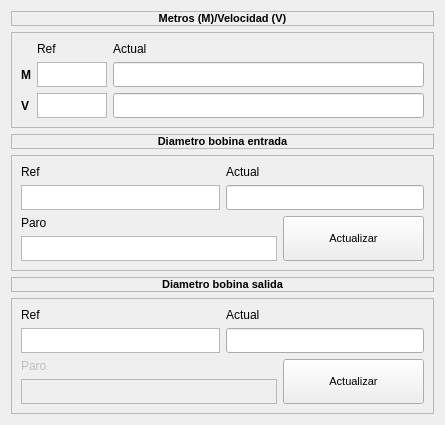
        <widget class="QWidget" name="tab">
         <attribute name="title">
          <string>Maquina</string>
         </attribute>
         <layout class="QGridLayout" name="gridLayout_10">
          <item row="0" column="0">
           <layout class="QVBoxLayout" name="verticalLayout_10">
            <item>
             <widget class="QLabel" name="label_15">
              <property name="font">
               <font>
                <pointsize>8</pointsize>
                <weight>75</weight>
                <bold>true</bold>
               </font>
              </property>
              <property name="frameShape">
               <enum>QFrame::StyledPanel</enum>
              </property>
              <property name="text">
               <string>Metros (M)/Velocidad (V)</string>
              </property>
              <property name="alignment">
               <set>Qt::AlignCenter</set>
              </property>
             </widget>
            </item>
            <item>
             <widget class="QFrame" name="frame_2">
              <property name="sizePolicy">
               <sizepolicy hsizetype="Preferred" vsizetype="Preferred">
                <horstretch>0</horstretch>
                <verstretch>0</verstretch>
               </sizepolicy>
              </property>
              <property name="frameShape">
               <enum>QFrame::StyledPanel</enum>
              </property>
              <property name="frameShadow">
               <enum>QFrame::Plain</enum>
              </property>
              <layout class="QGridLayout" name="gridLayout_18">
               <item row="0" column="0">
                <layout class="QGridLayout" name="gridLayout_4">
                 <item row="0" column="1">
                  <widget class="QLabel" name="lbl_MetrosRef">
                   <property name="sizePolicy">
                    <sizepolicy hsizetype="Expanding" vsizetype="Preferred">
                     <horstretch>1</horstretch>
                     <verstretch>0</verstretch>
                    </sizepolicy>
                   </property>
                   <property name="maximumSize">
                    <size>
                     <width>50</width>
                     <height>16777215</height>
                    </size>
                   </property>
                   <property name="font">
                    <font>
                     <pointsize>9</pointsize>
                    </font>
                   </property>
                   <property name="text">
                    <string>Ref</string>
                   </property>
                  </widget>
                 </item>
                 <item row="0" column="2">
                  <widget class="QLabel" name="lbl_MetrosAct">
                   <property name="sizePolicy">
                    <sizepolicy hsizetype="Expanding" vsizetype="Preferred">
                     <horstretch>1</horstretch>
                     <verstretch>0</verstretch>
                    </sizepolicy>
                   </property>
                   <property name="maximumSize">
                    <size>
                     <width>50</width>
                     <height>16777215</height>
                    </size>
                   </property>
                   <property name="font">
                    <font>
                     <pointsize>9</pointsize>
                    </font>
                   </property>
                   <property name="text">
                    <string>Actual</string>
                   </property>
                  </widget>
                 </item>
                 <item row="1" column="0">
                  <widget class="QLabel" name="label_11">
                   <property name="font">
                    <font>
                     <pointsize>9</pointsize>
                     <weight>75</weight>
                     <bold>true</bold>
                    </font>
                   </property>
                   <property name="frameShape">
                    <enum>QFrame::NoFrame</enum>
                   </property>
                   <property name="text">
                    <string>M</string>
                   </property>
                  </widget>
                 </item>
                 <item row="1" column="2">
                  <widget class="QLineEdit" name="m_MetrosTrabajoAct">
                   <property name="sizePolicy">
                    <sizepolicy hsizetype="Expanding" vsizetype="Preferred">
                     <horstretch>0</horstretch>
                     <verstretch>0</verstretch>
                    </sizepolicy>
                   </property>
                   <property name="minimumSize">
                    <size>
                     <width>0</width>
                     <height>25</height>
                    </size>
                   </property>
                   <property name="maximumSize">
                    <size>
                     <width>16777215</width>
                     <height>25</height>
                    </size>
                   </property>
                   <property name="font">
                    <font>
                     <pointsize>10</pointsize>
                    </font>
                   </property>
                   <property name="alignment">
                    <set>Qt::AlignCenter</set>
                   </property>
                  </widget>
                 </item>
                 <item row="2" column="0">
                  <widget class="QLabel" name="label_12">
                   <property name="font">
                    <font>
                     <pointsize>9</pointsize>
                     <weight>75</weight>
                     <bold>true</bold>
                    </font>
                   </property>
                   <property name="frameShape">
                    <enum>QFrame::NoFrame</enum>
                   </property>
                   <property name="text">
                    <string>V</string>
                   </property>
                  </widget>
                 </item>
                 <item row="2" column="2">
                  <widget class="QLineEdit" name="m_VelocidadCintaAct">
                   <property name="sizePolicy">
                    <sizepolicy hsizetype="Expanding" vsizetype="Preferred">
                     <horstretch>0</horstretch>
                     <verstretch>0</verstretch>
                    </sizepolicy>
                   </property>
                   <property name="minimumSize">
                    <size>
                     <width>0</width>
                     <height>25</height>
                    </size>
                   </property>
                   <property name="maximumSize">
                    <size>
                     <width>16777215</width>
                     <height>25</height>
                    </size>
                   </property>
                   <property name="font">
                    <font>
                     <pointsize>10</pointsize>
                    </font>
                   </property>
                   <property name="alignment">
                    <set>Qt::AlignCenter</set>
                   </property>
                  </widget>
                 </item>
                 <item row="2" column="1">
                  <widget class="QTextEdit" name="m_VelocidadCinta">
                   <property name="sizePolicy">
                    <sizepolicy hsizetype="Preferred" vsizetype="Preferred">
                     <horstretch>0</horstretch>
                     <verstretch>0</verstretch>
                    </sizepolicy>
                   </property>
                   <property name="minimumSize">
                    <size>
                     <width>0</width>
                     <height>25</height>
                    </size>
                   </property>
                   <property name="maximumSize">
                    <size>
                     <width>16777215</width>
                     <height>25</height>
                    </size>
                   </property>
                   <property name="inputMethodHints">
                    <set>Qt::ImhNone</set>
                   </property>
                   <property name="verticalScrollBarPolicy">
                    <enum>Qt::ScrollBarAlwaysOff</enum>
                   </property>
                   <property name="horizontalScrollBarPolicy">
                    <enum>Qt::ScrollBarAlwaysOff</enum>
                   </property>
                  </widget>
                 </item>
                 <item row="1" column="1">
                  <widget class="QTextEdit" name="m_MetrosTrabajo">
                   <property name="sizePolicy">
                    <sizepolicy hsizetype="Preferred" vsizetype="Preferred">
                     <horstretch>0</horstretch>
                     <verstretch>0</verstretch>
                    </sizepolicy>
                   </property>
                   <property name="minimumSize">
                    <size>
                     <width>0</width>
                     <height>25</height>
                    </size>
                   </property>
                   <property name="maximumSize">
                    <size>
                     <width>16777215</width>
                     <height>25</height>
                    </size>
                   </property>
                   <property name="verticalScrollBarPolicy">
                    <enum>Qt::ScrollBarAlwaysOff</enum>
                   </property>
                   <property name="horizontalScrollBarPolicy">
                    <enum>Qt::ScrollBarAlwaysOff</enum>
                   </property>
                  </widget>
                 </item>
                </layout>
               </item>
              </layout>
             </widget>
            </item>
           </layout>
          </item>
          <item row="1" column="0">
           <layout class="QVBoxLayout" name="verticalLayout_7">
            <item>
             <widget class="QLabel" name="label_3">
              <property name="sizePolicy">
               <sizepolicy hsizetype="Preferred" vsizetype="Maximum">
                <horstretch>0</horstretch>
                <verstretch>2</verstretch>
               </sizepolicy>
              </property>
              <property name="font">
               <font>
                <pointsize>8</pointsize>
                <weight>75</weight>
                <bold>true</bold>
               </font>
              </property>
              <property name="frameShape">
               <enum>QFrame::StyledPanel</enum>
              </property>
              <property name="text">
               <string>Diametro bobina entrada</string>
              </property>
              <property name="alignment">
               <set>Qt::AlignCenter</set>
              </property>
             </widget>
            </item>
            <item>
             <widget class="QFrame" name="frame_3">
              <property name="sizePolicy">
               <sizepolicy hsizetype="Preferred" vsizetype="Expanding">
                <horstretch>0</horstretch>
                <verstretch>2</verstretch>
               </sizepolicy>
              </property>
              <property name="frameShape">
               <enum>QFrame::StyledPanel</enum>
              </property>
              <property name="frameShadow">
               <enum>QFrame::Plain</enum>
              </property>
              <layout class="QGridLayout" name="gridLayout_20">
               <item row="0" column="0">
                <layout class="QGridLayout" name="gridLayout_8">
                 <item row="0" column="0">
                  <widget class="QLabel" name="label">
                   <property name="text">
                    <string>Ref</string>
                   </property>
                  </widget>
                 </item>
                 <item row="0" column="1">
                  <widget class="QLabel" name="label_2">
                   <property name="text">
                    <string>Actual</string>
                   </property>
                  </widget>
                 </item>
                 <item row="1" column="1">
                  <widget class="QLineEdit" name="m_DiametroBobinaEntradaAct">
                   <property name="sizePolicy">
                    <sizepolicy hsizetype="Preferred" vsizetype="Preferred">
                     <horstretch>1</horstretch>
                     <verstretch>0</verstretch>
                    </sizepolicy>
                   </property>
                   <property name="minimumSize">
                    <size>
                     <width>0</width>
                     <height>25</height>
                    </size>
                   </property>
                   <property name="maximumSize">
                    <size>
                     <width>16777215</width>
                     <height>25</height>
                    </size>
                   </property>
                   <property name="font">
                    <font>
                     <pointsize>10</pointsize>
                    </font>
                   </property>
                   <property name="alignment">
                    <set>Qt::AlignCenter</set>
                   </property>
                  </widget>
                 </item>
                 <item row="1" column="0">
                  <widget class="QTextEdit" name="m_DiametroBobinaEntrada">
                   <property name="sizePolicy">
                    <sizepolicy hsizetype="Preferred" vsizetype="Preferred">
                     <horstretch>1</horstretch>
                     <verstretch>0</verstretch>
                    </sizepolicy>
                   </property>
                   <property name="minimumSize">
                    <size>
                     <width>0</width>
                     <height>25</height>
                    </size>
                   </property>
                   <property name="maximumSize">
                    <size>
                     <width>16777215</width>
                     <height>25</height>
                    </size>
                   </property>
                   <property name="verticalScrollBarPolicy">
                    <enum>Qt::ScrollBarAlwaysOff</enum>
                   </property>
                   <property name="horizontalScrollBarPolicy">
                    <enum>Qt::ScrollBarAlwaysOff</enum>
                   </property>
                  </widget>
                 </item>
                </layout>
               </item>
               <item row="1" column="0">
                <layout class="QHBoxLayout" name="horizontalLayout">
                 <item>
                  <layout class="QVBoxLayout" name="verticalLayout">
                   <item>
                    <widget class="QLabel" name="lbl_DiametroParo_2">
                     <property name="sizePolicy">
                      <sizepolicy hsizetype="Preferred" vsizetype="Maximum">
                       <horstretch>1</horstretch>
                       <verstretch>0</verstretch>
                      </sizepolicy>
                     </property>
                     <property name="maximumSize">
                      <size>
                       <width>50</width>
                       <height>16777215</height>
                      </size>
                     </property>
                     <property name="font">
                      <font>
                       <pointsize>9</pointsize>
                      </font>
                     </property>
                     <property name="text">
                      <string>Paro</string>
                     </property>
                    </widget>
                   </item>
                   <item>
                    <widget class="QTextEdit" name="m_DiametroBobinaEntradaParo">
                     <property name="sizePolicy">
                      <sizepolicy hsizetype="Preferred" vsizetype="Preferred">
                       <horstretch>0</horstretch>
                       <verstretch>0</verstretch>
                      </sizepolicy>
                     </property>
                     <property name="minimumSize">
                      <size>
                       <width>0</width>
                       <height>25</height>
                      </size>
                     </property>
                     <property name="maximumSize">
                      <size>
                       <width>16777215</width>
                       <height>25</height>
                      </size>
                     </property>
                     <property name="verticalScrollBarPolicy">
                      <enum>Qt::ScrollBarAlwaysOff</enum>
                     </property>
                     <property name="horizontalScrollBarPolicy">
                      <enum>Qt::ScrollBarAlwaysOff</enum>
                     </property>
                    </widget>
                   </item>
                  </layout>
                 </item>
                 <item>
                  <widget class="QPushButton" name="m_CambiarDiametroBobina">
                   <property name="sizePolicy">
                    <sizepolicy hsizetype="Preferred" vsizetype="Expanding">
                     <horstretch>0</horstretch>
                     <verstretch>0</verstretch>
                    </sizepolicy>
                   </property>
                   <property name="minimumSize">
                    <size>
                     <width>0</width>
                     <height>30</height>
                    </size>
                   </property>
                   <property name="font">
                    <font>
                     <pointsize>8</pointsize>
                    </font>
                   </property>
                   <property name="text">
                    <string>Actualizar</string>
                   </property>
                   <property name="icon">
                    <iconset resource="../../Xaar/SinglePass/shared.qrc">
                     <normaloff>:/res/images/reload.png</normaloff>:/res/images/reload.png</iconset>
                   </property>
                  </widget>
                 </item>
                </layout>
               </item>
              </layout>
             </widget>
            </item>
           </layout>
          </item>
          <item row="2" column="0">
           <layout class="QVBoxLayout" name="verticalLayout_12">
            <item>
             <widget class="QLabel" name="label_16">
              <property name="sizePolicy">
               <sizepolicy hsizetype="Preferred" vsizetype="Maximum">
                <horstretch>0</horstretch>
                <verstretch>2</verstretch>
               </sizepolicy>
              </property>
              <property name="font">
               <font>
                <pointsize>8</pointsize>
                <weight>75</weight>
                <bold>true</bold>
               </font>
              </property>
              <property name="frameShape">
               <enum>QFrame::StyledPanel</enum>
              </property>
              <property name="text">
               <string>Diametro bobina salida</string>
              </property>
              <property name="alignment">
               <set>Qt::AlignCenter</set>
              </property>
             </widget>
            </item>
            <item>
             <widget class="QFrame" name="frame_4">
              <property name="frameShape">
               <enum>QFrame::StyledPanel</enum>
              </property>
              <property name="frameShadow">
               <enum>QFrame::Plain</enum>
              </property>
              <layout class="QGridLayout" name="gridLayout_19">
               <item row="0" column="0">
                <layout class="QGridLayout" name="gridLayout_13">
                 <item row="0" column="0">
                  <widget class="QLabel" name="label_13">
                   <property name="text">
                    <string>Ref</string>
                   </property>
                  </widget>
                 </item>
                 <item row="0" column="1">
                  <widget class="QLabel" name="label_14">
                   <property name="text">
                    <string>Actual</string>
                   </property>
                  </widget>
                 </item>
                 <item row="1" column="1">
                  <widget class="QLineEdit" name="m_DiametroBobinaSalidaAct">
                   <property name="sizePolicy">
                    <sizepolicy hsizetype="Preferred" vsizetype="Expanding">
                     <horstretch>1</horstretch>
                     <verstretch>0</verstretch>
                    </sizepolicy>
                   </property>
                   <property name="minimumSize">
                    <size>
                     <width>0</width>
                     <height>25</height>
                    </size>
                   </property>
                   <property name="maximumSize">
                    <size>
                     <width>16777215</width>
                     <height>25</height>
                    </size>
                   </property>
                   <property name="font">
                    <font>
                     <pointsize>10</pointsize>
                    </font>
                   </property>
                   <property name="alignment">
                    <set>Qt::AlignCenter</set>
                   </property>
                  </widget>
                 </item>
                 <item row="1" column="0">
                  <widget class="QTextEdit" name="m_DiametroBobinaSalida">
                   <property name="sizePolicy">
                    <sizepolicy hsizetype="Preferred" vsizetype="Expanding">
                     <horstretch>1</horstretch>
                     <verstretch>0</verstretch>
                    </sizepolicy>
                   </property>
                   <property name="minimumSize">
                    <size>
                     <width>0</width>
                     <height>25</height>
                    </size>
                   </property>
                   <property name="maximumSize">
                    <size>
                     <width>16777215</width>
                     <height>25</height>
                    </size>
                   </property>
                   <property name="verticalScrollBarPolicy">
                    <enum>Qt::ScrollBarAlwaysOff</enum>
                   </property>
                   <property name="horizontalScrollBarPolicy">
                    <enum>Qt::ScrollBarAlwaysOff</enum>
                   </property>
                  </widget>
                 </item>
                </layout>
               </item>
               <item row="1" column="0">
                <layout class="QHBoxLayout" name="horizontalLayout_2">
                 <item>
                  <layout class="QVBoxLayout" name="verticalLayout_11">
                   <item>
                    <widget class="QLabel" name="lbl_DiametroParo_3">
                     <property name="enabled">
                      <bool>false</bool>
                     </property>
                     <property name="sizePolicy">
                      <sizepolicy hsizetype="Preferred" vsizetype="Maximum">
                       <horstretch>1</horstretch>
                       <verstretch>0</verstretch>
                      </sizepolicy>
                     </property>
                     <property name="maximumSize">
                      <size>
                       <width>50</width>
                       <height>16777215</height>
                      </size>
                     </property>
                     <property name="font">
                      <font>
                       <pointsize>9</pointsize>
                      </font>
                     </property>
                     <property name="text">
                      <string>Paro</string>
                     </property>
                    </widget>
                   </item>
                   <item>
                    <widget class="QTextEdit" name="m_DiametroBobinaSalidaParo">
                     <property name="enabled">
                      <bool>false</bool>
                     </property>
                     <property name="sizePolicy">
                      <sizepolicy hsizetype="Preferred" vsizetype="Expanding">
                       <horstretch>0</horstretch>
                       <verstretch>0</verstretch>
                      </sizepolicy>
                     </property>
                     <property name="minimumSize">
                      <size>
                       <width>0</width>
                       <height>25</height>
                      </size>
                     </property>
                     <property name="maximumSize">
                      <size>
                       <width>16777215</width>
                       <height>25</height>
                      </size>
                     </property>
                     <property name="verticalScrollBarPolicy">
                      <enum>Qt::ScrollBarAlwaysOff</enum>
                     </property>
                     <property name="horizontalScrollBarPolicy">
                      <enum>Qt::ScrollBarAlwaysOff</enum>
                     </property>
                    </widget>
                   </item>
                  </layout>
                 </item>
                 <item>
                  <widget class="QPushButton" name="m_CambiarDiametroSalida">
                   <property name="enabled">
                    <bool>true</bool>
                   </property>
                   <property name="sizePolicy">
                    <sizepolicy hsizetype="Preferred" vsizetype="Expanding">
                     <horstretch>0</horstretch>
                     <verstretch>0</verstretch>
                    </sizepolicy>
                   </property>
                   <property name="minimumSize">
                    <size>
                     <width>0</width>
                     <height>30</height>
                    </size>
                   </property>
                   <property name="font">
                    <font>
                     <pointsize>8</pointsize>
                    </font>
                   </property>
                   <property name="text">
                    <string>Actualizar</string>
                   </property>
                   <property name="icon">
                    <iconset resource="../../Xaar/SinglePass/shared.qrc">
                     <normaloff>:/res/images/reload.png</normaloff>:/res/images/reload.png</iconset>
                   </property>
                  </widget>
                 </item>
                </layout>
               </item>
              </layout>
             </widget>
            </item>
           </layout>
          </item>
         </layout>
        </widget>
